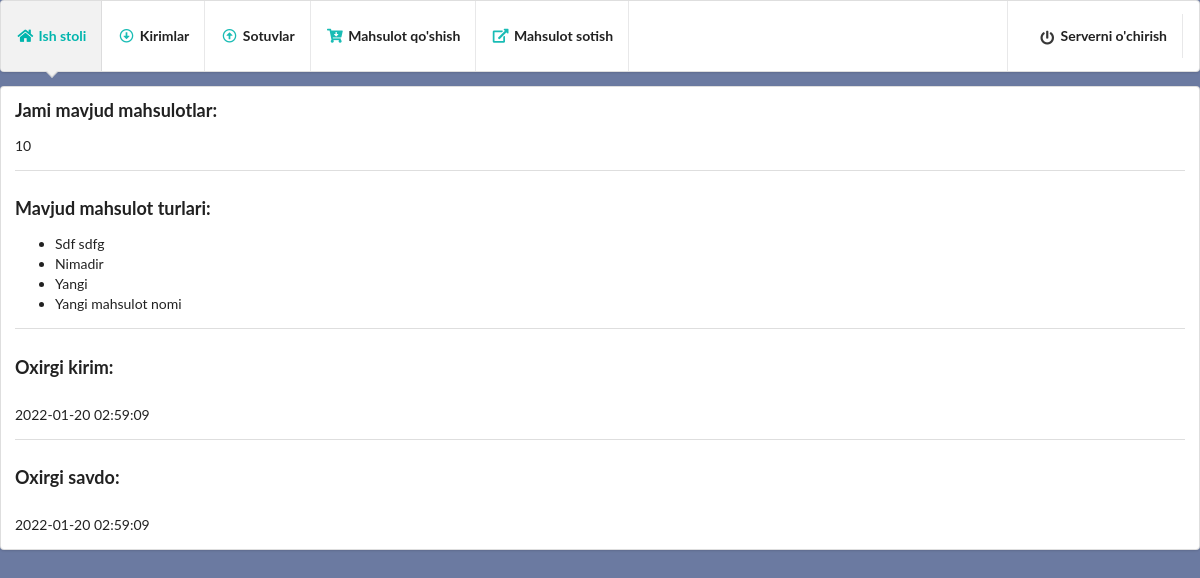
Page /dashboard on the earlier database version.
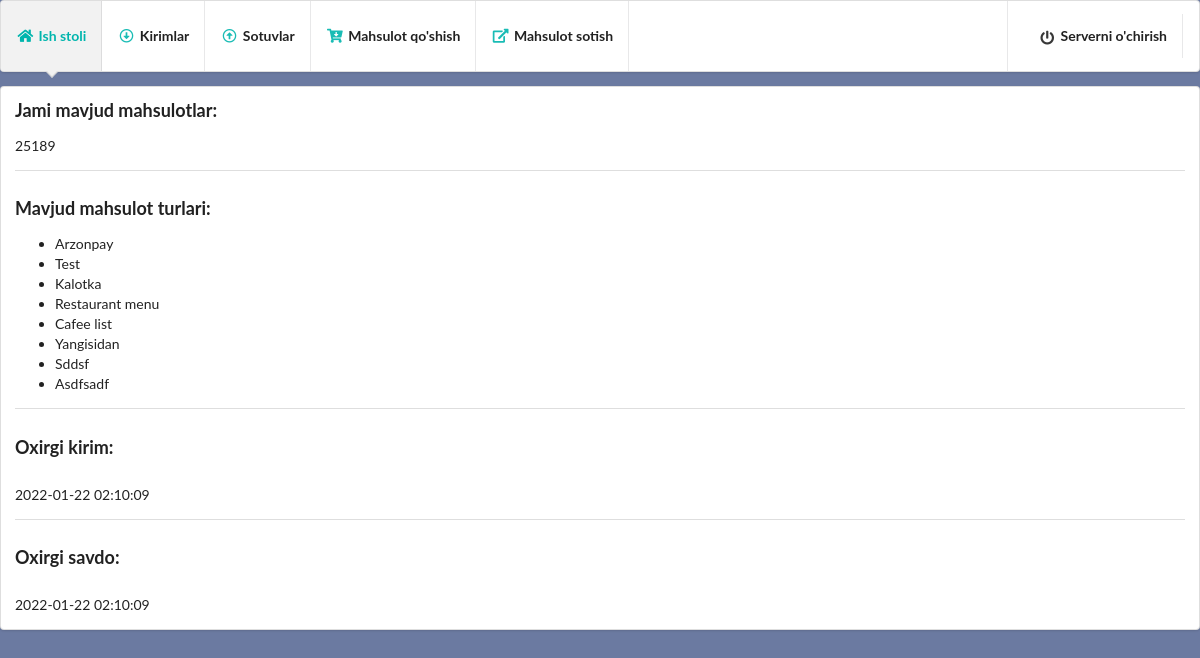
Same page on the later database version.
### modules.py (models this page shows, shortened)
class inheritedClassName(db.Model):
    __abstract__ = True

@dataclass
class Items(inheritedClassName):
    id: int
    name: String
    count: int
    in_time: DateTime
    in_price: Integer
    __tablename__ = "items"
    id = Column(Integer, primary_key=True)
    name = Column(String, nullable=False)
    count = Column(Integer, default=0)
    in_time = Column(DateTime)
    in_price = Column(Integer)

@dataclass
class Imports(inheritedClassName):
    id: int
    name: String
    count: int
    in_time: DateTime
    in_price: Integer
    __tablename__ = "imports"
    id = Column(Integer, primary_key=True)
    name = Column(String, nullable=False)
    count = Column(Integer, default=0)
    in_time = Column(DateTime)
    in_price = Column(Integer)

### main.py (the view)
@app.route('/dashboard')
def dashboard():
    items = Items.query.all()
    count_items = 0
    names = []
    for item in items:
        count_items += item.count
        if item.name not in names:
            names.append(item.name)
    newest_item = Imports.query.order_by(desc(Imports.in_time)).first()
    newest_sale = Sales.query.order_by(desc(Sales.out_time)).first()
    if newest_item:
        last_in_name = newest_item.name
        last_in_date = newest_item.in_time
    else:
        last_in_name = ''
        last_in_date = ''
    if newest_sale:
        last_out_name = newest_item.name
        last_out_date = newest_item.in_time
    else:
        last_out_name = ''
        last_out_date = ''
    response = {
        "count_items": count_items,
        "names": names,
        "last_in_name": last_in_name,
        "last_in_date": last_in_date,
        "last_out_name": last_out_name,
        "last_out_date": last_out_date
    }
    return render_template('dashboard.html', response=response)

### templates/dashboard.html (shortened to what this page needs)
<!DOCTYPE html>
<html lang="en">
<head>
    <link rel="stylesheet" href="{{ url_for('static', filename='semantic-ui/semantic.min.css') }}">
</head>
<body style="background-color: #6B7AA1;">
  <div class="ui pointing menu teal">
    <a href="/dashboard" class="active item">
        <i class="home icon teal"></i>
        <b>Ish stoli</b>
    </a>
    <a href="/imports/1" class="item">
        <i class="arrow alternate circle down outline icon teal"></i>
        <b>Kirimlar</b>
    </a>
    <a href="/sales/1" class="item">
        <i class="arrow alternate circle up outline icon teal"></i>
        <b>Sotuvlar</b>
    </a>
    <a href="/add_item" class="item">
        <i class="cart arrow down icon teal"></i>
        <b>Mahsulot qo'shish</b>
    </a>
    <a href="/items" class="item">
        <i class="external alternate icon teal"></i>
        <b>Mahsulot sotish</b>
    </a>
    <div class="right menu">
        <div class="item">
            <a href="/stop" class="item">
                <i class="power off icon"></i>
                <b>Serverni o'chirish</b>
            </a>
        </div>
    </div>
  </div>
          <div class="ui segment ">
            <h3 class="ui header">Jami mavjud mahsulotlar:</h3>
            <p>{{ response.count_items }}</p>
            <div class="ui inverted divider"></div>
            <h3 class="ui header">Mavjud mahsulot turlari:</h3>
            <ul>
                {% for name in response.names %}
                <li>{{ name }}</li>
                {% endfor %}
            </ul>
            <div class="ui inverted divider"></div>
            <h3 class="ui header">Oxirgi kirim:</h3>
            <p>{{ response.last_in_date }}</p>
            <div class="ui inverted divider"></div>
            <h3 class="ui header">Oxirgi savdo:</h3>
            <p>{{ response.last_out_date }}</p>
          </div>
</body>
</html>

Differences in the rows shown:
removed Items: name "Sdf sdfg"
removed Items: name "Nimadir"
no longer on this page (row edited): Items: name "Yangi"
no longer on this page (row edited): Items: name "Yangi mahsulot nomi"
no longer on this page (row edited): Imports: last_in_date "2022-01-20 02:59:09", last_out_date "2022-01-20 02:59:09"
added Items: name "Arzonpay"
added Items: name "Test"
added Items: name "Kalotka"
added Items: name "Restaurant menu"
added Items: name "Cafee list"
added Items: name "Yangisidan"
added Items: name "Sddsf"
added Items: name "Asdfsadf"
added Imports: last_in_date "2022-01-22 02:10:09", last_out_date "2022-01-22 02:10:09"
Other differences:
{{ response.count_items }}: "10" → "25189"
